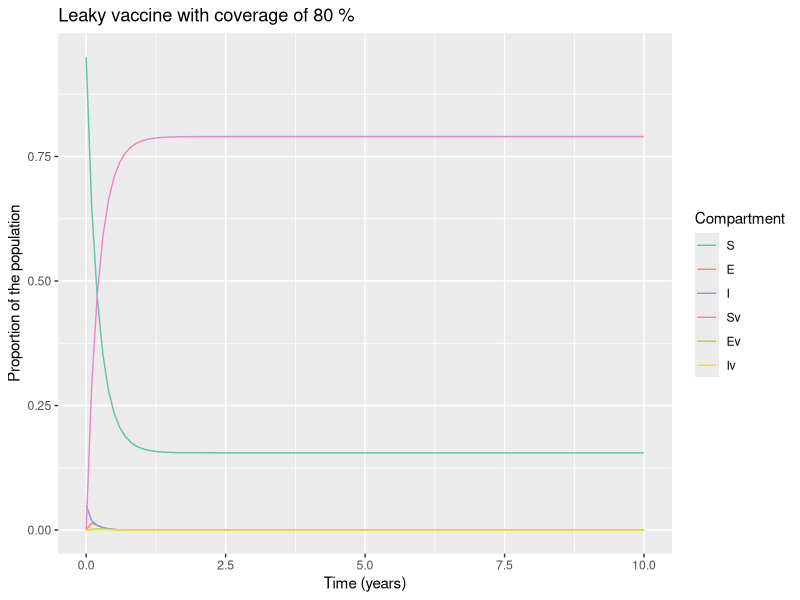

The R source for this figure:
# LOAD THE PACKAGES:
library(deSolve)
library(reshape2)
library(ggplot2)

# MODEL INPUTS:

initial_state_values <- c(S = 1000000-50101,
                          E = 100,        
                          I = 50000,        
                          Sv = 0,      
                          Ev = 0,
                          Iv = 0)      

# Parameters
parameters <- c(beta = 0.0276*365,     # the infection rate in units of years^-1
                delta = 0.0164*365,     # the latency period in units of years^-1
                c_s = 0.3,       # the reduction in the force of infection
                # acting on those vaccinated
                c_i = 0.5,# the reduction in the infectivity of vaccinated infected people  
                u = 0.01*365,#death rate in units of years^-1
                a = (1/42)*365, #cull due to infection in units of years^-1
                b = 0.01*365, #birth rate in units of years^-1
                vc = 0.8) # vaccine coverage    

# TIMESTEPS:

# Sequence of timesteps to solve the model at
times <- seq(from = 0, to = 10, by =0.1)#from 0 to 20 years, daily intervalS
# MODEL FUNCTION: 

vaccine_model <- function(time, state, parameters) {  
  
  with(as.list(c(state, parameters)), {    
    
    # Defining lambda as a function of beta and E:
    N <- S + E + I + Sv + Ev + Iv
    lambda <- beta * I/N + c_i * beta * Iv/N 
    # the Ev compartment gets c_i times less infected than the E compartment
   
    
    # The differential equations
    dS <- -lambda * S - u * S  - vc * S + (b * N * (1-vc))           
    dE <- lambda * S - delta * E - u * E - vc * E
    dI <- delta * E - a * I - u * I  
    dSv <- -c_s * lambda * Sv - u * Sv + vc * S  + b * N * vc            
    dEv <- c_s * lambda * Sv - delta * Ev - u * Ev + vc * E
    dIv <- delta * Ev - a * Iv - u * Iv
    
    return(list(c(dS, dE, dI, dSv, dEv,dIv))) 
  })
  
}

# MODEL OUTPUT:

# Solving the differential equations using the ode integration algorithm
output <- as.data.frame(ode(y = initial_state_values, 
                            times = times, 
                            func = vaccine_model,
                            parms = parameters))

# PLOT THE OUTPUT

# turn output dataset into long format
output_long <- melt(as.data.frame(output), id = "time")

# Adding a column for the prevalence proportion to the long-format output
output_long$prevalence <- output_long$value/sum(initial_state_values)

# Plot the number in each compartment over time
ggplot(data = output_long,                                               
       aes(x = time, y = prevalence, colour = variable, group = variable)) +  
  geom_line() +                                                          
  xlab("Time (years)")+                                                   
  ylab("Proportion of the population") +
  labs(title = paste("Leaky vaccine with coverage of", 80, "%"), 
       colour = "Compartment") +
  scale_colour_brewer(palette = "Set2")
